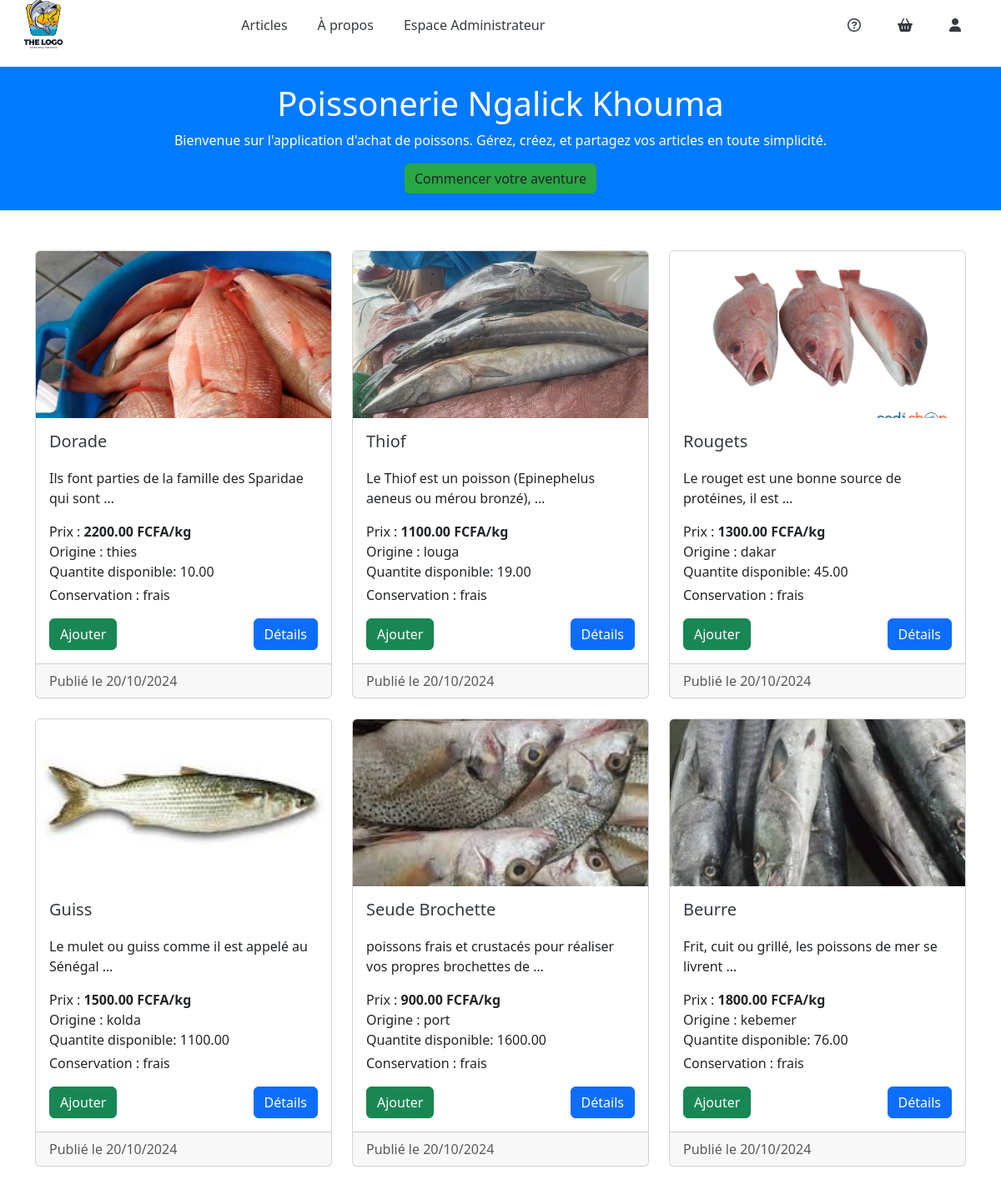
/, run on an earlier commit of the app's database.
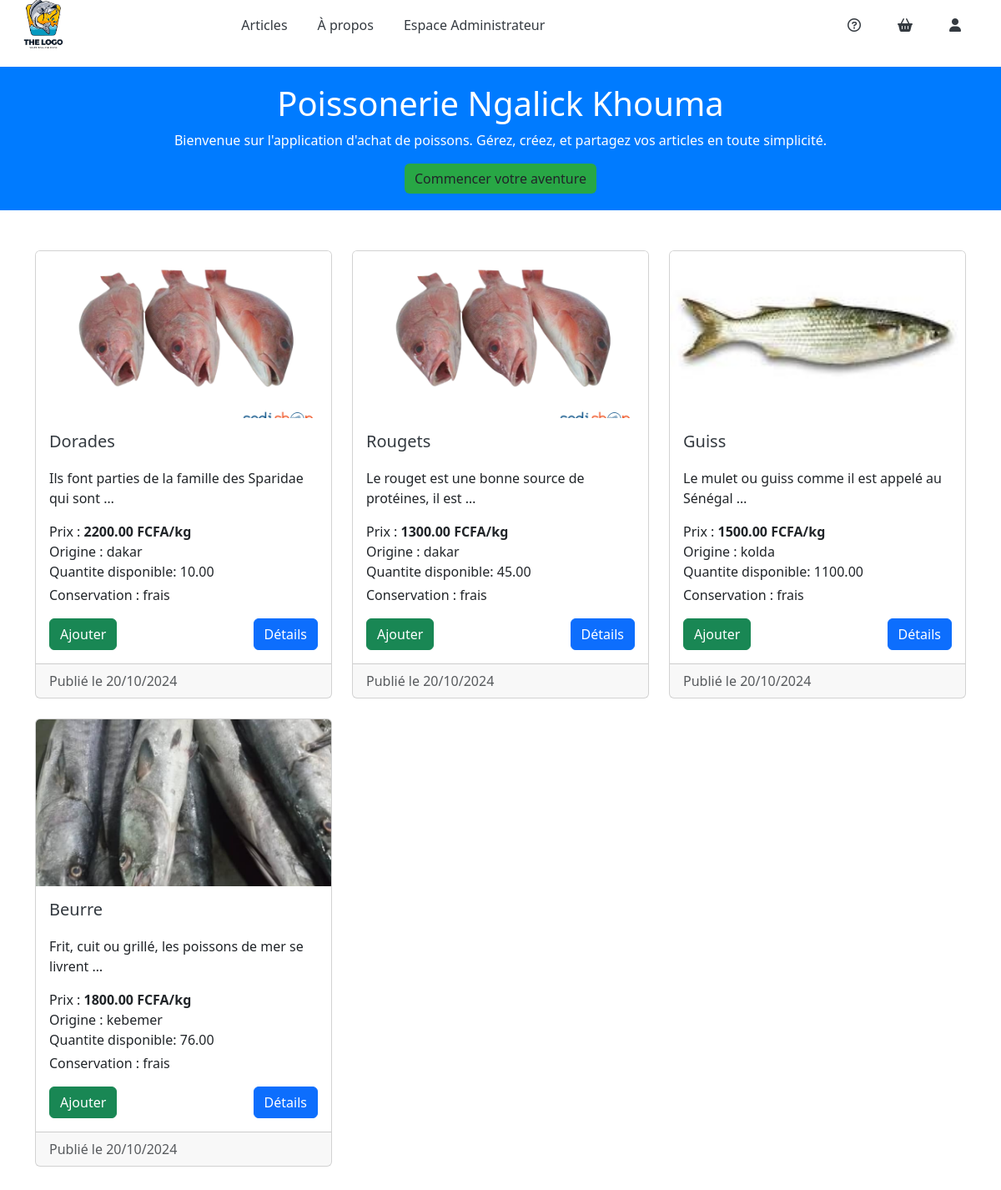
And on a later commit of the database.
### articles/models.py (models this page shows, shortened)
class Article(models.Model):
        titre= models.CharField(max_length= 150)
        resume= models.CharField(max_length= 250)
        contenu= models.TextField(blank=True)
        auteur= models.ForeignKey(User,on_delete=models.CASCADE)
        date_publication = models.DateField(auto_now_add=True)
        image = models.ImageField(upload_to='media/images/',blank=True,null=True)
        prix_kilo = models.DecimalField(max_digits=6, decimal_places=2, null=True, blank=True)
        origine = models.CharField(max_length=100, null=True, blank=True)
        disponible = models.BooleanField(default=True, null=True, blank=True)
        quantite_disponible = models.DecimalField(max_digits=6, decimal_places=2, default=0, null=True, blank=True)
        mode_conservation = models.CharField(max_length=50, null=True, blank=True)
        temps_livraison = models.CharField(max_length=50, null=True, blank=True)

### articles/views.py (the view)
# urls.py: path("",home,name="home"),
def home(request):
    articles = Article.objects.all()
    return render(request,"index.html",{"articles":articles})

### templates/index.html (shortened to what the changed rows need)
<!DOCTYPE html>
<html lang="fr">
<head>
    <link href="https://cdn.jsdelivr.net/npm/bootstrap@5.3.3/dist/css/bootstrap.min.css" rel="stylesheet">
    <link rel="stylesheet" href="https://cdnjs.cloudflare.com/ajax/libs/font-awesome/6.0.0-beta3/css/all.min.css">
    <link rel="stylesheet" href="/static/css/styles.css">
</head>
<body>
    <header>
        <div class="header_">
            <h1>Poissonerie Ngalick Khouma</h1>
        </div>
    </header>
    <main class="container my-5">
        <div class="row">
            {% for article in articles %}
                <div class="col-md-4">
                    <div class="card mb-4">
                        <img src="{{ article.image.url }}"  class="card-img-top" alt="Image de l'article {{ forloop.counter }}">
                        <div class="card-body">
                            <h5 class="card-title">{{ article.titre }}</h5>
                            <p class="card-text">{{ article.resume|truncatewords:10|default:"Pas de résumé disponible" }}</p>
                        <p class="card-text">
                            {% if article.prix_kilo %}
                               Prix :  <strong>{{ article.prix_kilo }} FCFA/kg</strong>
                            {% else %}
                                Prix : Non communiqué
                            {% endif %}
                            <br>
                            Origine : {{ article.origine|default:"Non spécifiée" }}
                            <br>
                            Quantite disponible: {{ article.quantite_disponible|default:"Non spécifiée" }}
                        </p>
                        {% if article.mode_conservation %}
                            <p class="card-text">Conservation : {{ article.mode_conservation }}</p>
                        {% endif %}
                            <div class="d-flex justify-content-between">
                                <a href="" class="btn btn-success">Ajouter</a>
                                <a href="" class="btn btn-primary">Détails</a>
                            </div>
                        </div>
                        <div class="card-footer text-muted">
                            Publié le {{ article.date_publication|date:"d/m/Y" }}
                        </div>
                    </div>
                </div>
            {% empty %}
                <p>Aucun article disponible pour le moment.</p>
            {% endfor %}
        </div>
    </main>
</body>
</html>

What changed in the data, as far as the page shows it:
removed Article: image (picture), titre "Thiof", resume "Le Thiof est un poisson (Epinephelus aeneus ou mérou bronzé), …", prix_kilo "1100.00", origine "louga", quantite_disponible "19.00", mode_conservation "frais", date_publication "20/10/2024"
removed Article: image (picture), titre "Seude Brochette", resume "poissons frais et crustacés pour réaliser vos propres brochettes de …", prix_kilo "900.00", origine "port", quantite_disponible "1600.00", mode_conservation "frais", date_publication "20/10/2024"
changed Article "Ils font parties de la famille des Sparidae qui sont …": image: a different picture; titre "Dorade" → "Dorades"; origine "thies" → "dakar"
